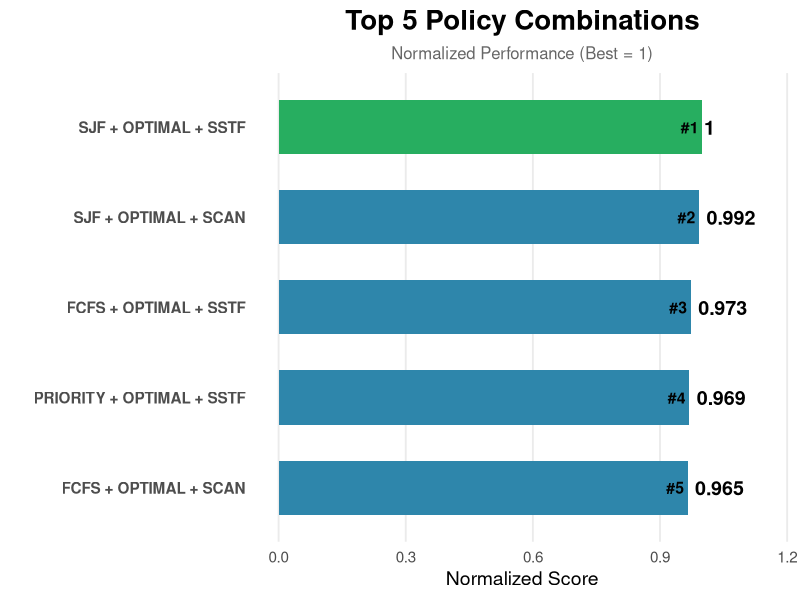

Here is the R script that generated this plot:
library(ggplot2)

# Load data
data <- read.csv("results.csv", stringsAsFactors = FALSE)

# Sort (higher is better)
data <- data[order(-data$Score), ]

# Top 5
top <- head(data, 5)

# Add rank
top$Rank <- paste0("#", 1:nrow(top))

# Highlight best policy
top$Color <- ifelse(top$Score == max(top$Score), "Best", "Others")

# Plot
ggplot(top, aes(x = reorder(Combination, Score), y = Score, fill = Color)) +
  
  # Bars
  geom_col(width = 0.6) +
  
  # Value labels
  geom_text(aes(label = round(Score, 3)),
            hjust = -0.15,
            size = 5,
            fontface = "bold") +
  
  # Rank labels on left
  geom_text(aes(label = Rank),
            hjust = 1.2,
            color = "black",
            size = 4,
            fontface = "bold") +
  
  # Horizontal
  coord_flip() +
  
  # Colors
  scale_fill_manual(values = c("Best" = "#27AE60", "Others" = "#2E86AB")) +
  
  # Titles
  labs(
    title = "Top 5 Policy Combinations",
    subtitle = "Normalized Performance (Best = 1)",
    x = "",
    y = "Normalized Score",
    fill = ""
  ) +
  
  # Expand space for labels
  expand_limits(y = max(top$Score) * 1.15) +
  
  # Theme
  theme_minimal(base_size = 14) +
  theme(
    plot.title = element_text(face = "bold", size = 20, hjust = 0.5),
    plot.subtitle = element_text(size = 12, color = "gray40", hjust = 0.5),
    
    axis.text.y = element_text(size = 11, face = "bold"),
    axis.text.x = element_text(size = 11),
    
    panel.grid.major.y = element_blank(),
    panel.grid.minor = element_blank(),
    
    legend.position = "none"
  )
